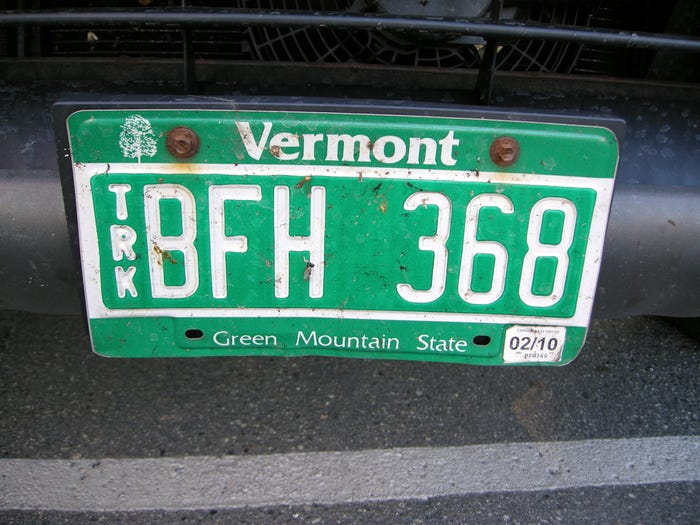
#> input picture img/ver.jpg, 700 x 525 px, found by its file name
$ python test.py
#> lines starting #> are read from the running program, lines starting #| are printed output that depends on the picture; after the words box and inside, x2 and y2 are one past the last pixel; in counts of white or black regions, pixels touching at a corner belong together
import cv2

# read the image
image = cv2.imread('/home/pi/LicensePlateProject/img/ver.jpg')
#> image is the input picture: shape (525, 700, 3); mean B, G, R 96.8, 103.8, 73.7

# B, G, R channel splitting
blue, green, red = cv2.split(image)
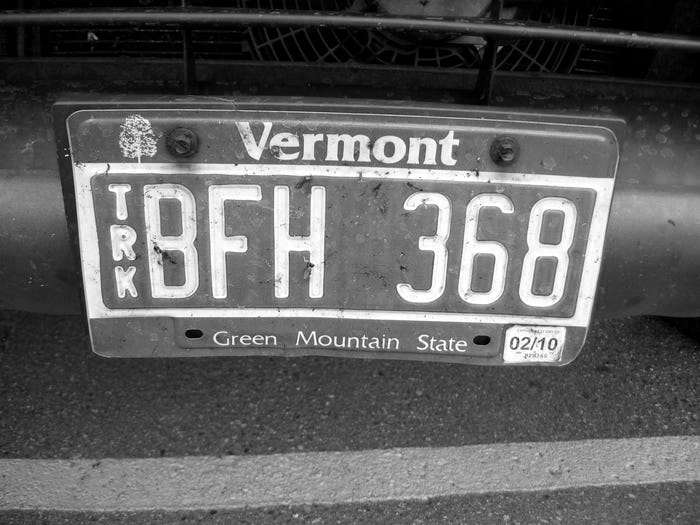
#> blue: shape (525, 700); min 0, max 255, mean 96.8
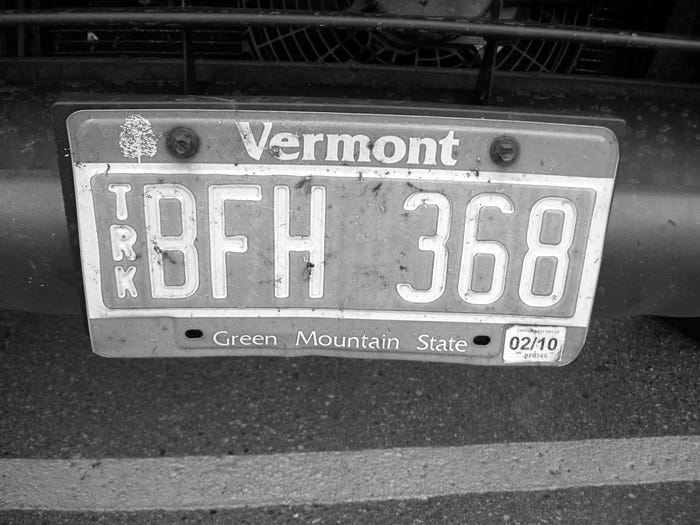
#> green: shape (525, 700); min 0, max 255, mean 103.8
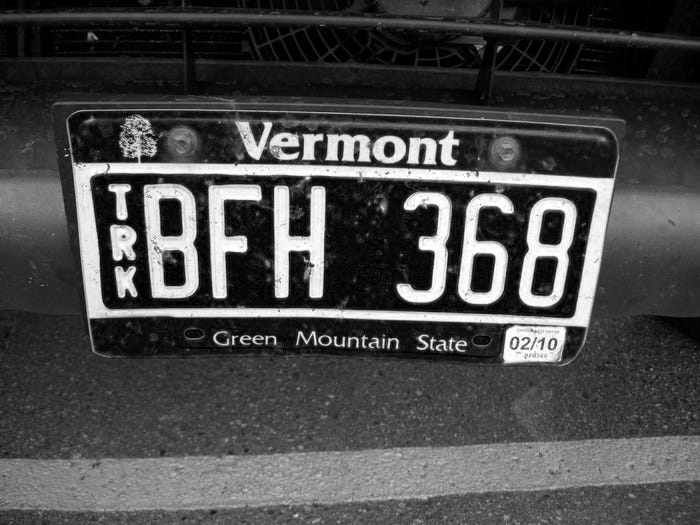
#> red: shape (525, 700); min 0, max 255, mean 73.7

# detect contours using blue channel and without thresholding
contours1, hierarchy1 = cv2.findContours(image=blue, mode=cv2.RETR_TREE, method=cv2.CHAIN_APPROX_NONE)
#> contours1 = 599 contours, 493 with area under 20; largest, box (x1, y1, x2, y2) and area: (0, 0, 700, 525) 363415, (611, 46, 656, 79) 949, (39, 25, 89, 47) 267, (222, 32, 260, 60) 218, (479, 37, 496, 70) 200

# draw contours on the original image
image_contour_blue = image.copy()
#> (the run stopped early here; a loop or call above may not have finished)
